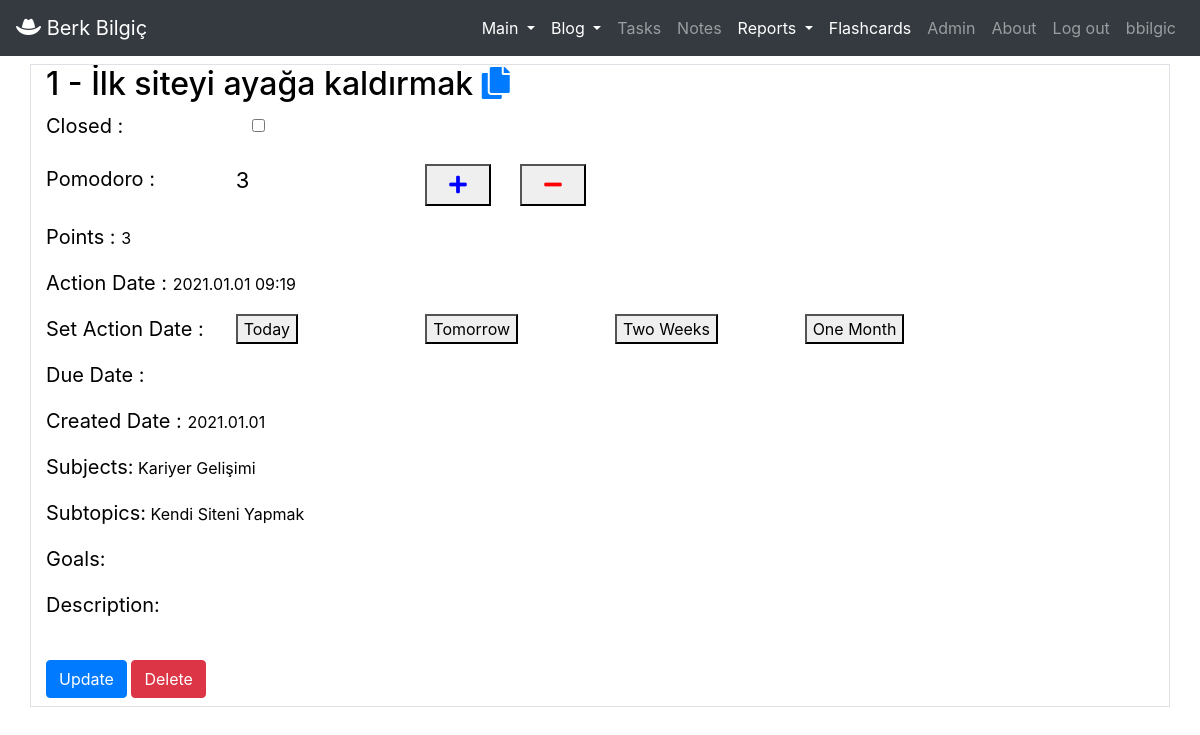
Screenshot of /core/task/1/detail/ (signed in) with the database file from the repository.
### core/models.py (models this page shows, shortened)
class Task(models.Model):
    ACTIVE = 'A'
    DELETED = 'D'
    Status = (
        (ACTIVE, 'Active'),
        (DELETED, 'Deleted'),
    )
    title = models.CharField(max_length=128)
    description = RichTextUploadingField(null=True, blank=True)
    subject = models.ManyToManyField(Subject, related_name='subject_task', blank=True)
    subtopic = models.ManyToManyField(Subtopic, related_name='subtopic_task', blank=True)
    goal = models.ManyToManyField(Goal, related_name='goal_task', blank=True)
    label = models.ManyToManyField(Label, related_name='task_label', blank=True)
    created_date = models.DateTimeField(default=timezone.now)
    action_date = models.DateTimeField(blank=True, null=True)
    due_date = models.DateTimeField(blank=True, null=True)
    closed=models.BooleanField(default=False)
    note=models.ManyToManyField('core.Note', related_name='task_note', blank=True)
    points=models.IntegerField(null=True,blank=True)
    pomodoro_count=models.IntegerField(default=0,null=True,blank=True)
    status = models.CharField(max_length=1, choices=Status, default=ACTIVE)
    def description_tag(self):
        return mark_safe(self.description)
    description_tag.short_description = 'Description'
    description_tag.allow_tags = True

class Subject(models.Model):
    ACTIVE = 'A'
    DELETED = 'D'
    Status = (
        (ACTIVE, 'Active'),
        (DELETED, 'Deleted'),
    )
    name = models.CharField(max_length=128)
    description = RichTextUploadingField(null=True, blank=True)
    label = models.ManyToManyField(Label, related_name='subject_label', blank=True)
    status = models.CharField(max_length=1, choices=Status, default=ACTIVE)
    def __str__(self):
        return self.name

class Subtopic(models.Model):
    ACTIVE = 'A'
    DELETED = 'D'
    Status = (
        (ACTIVE, 'Active'),
        (DELETED, 'Deleted'),
    )
    name = models.CharField(max_length=128)
    description = RichTextUploadingField(null=True, blank=True)
    subject = models.ForeignKey(Subject, on_delete=models.DO_NOTHING, blank=True, null=True)
    label = models.ManyToManyField(Label, related_name='subtopic_label', blank=True)
    status = models.CharField(max_length=1, choices=Status, default=ACTIVE)
    def __str__(self):
        return self.name

### core/views.py (the view)
# urls.py: path('task/<int:pk>/detail/',TaskDetailView.as_view(), name='task_detail'),
class TaskDetailView(LoginRequiredMixin, DetailView):
    template_name = "core/task_detail.html"
    model = Task

### core/templates/core/task_detail.html (shortened to what this page needs)
{% extends "base.html" %}
{% load i18n %}
{% load url_replace %}
{% load crispy_forms_tags %}
{% block content %}
    <div class="container border border-lg mt-2 mb-2" style="display:block;overflow:auto">
        <h2>  {{ task.id }} -    {{ task.title }}  <a href={% url 'core:task_copy' task.id %}><i class="fas fa-copy"></i></a>
        </h2>
        <div class="row mt-1 ">
            <div class="col-sm-2"><span style="color: black;font-size: 20px;">  Closed : </span></div>
            <div class="col-sm-1 ">
                <form action="{% url 'core:task_closed' task.id %}" method="post" class="closed-button btn-lg" >
                    <input id="closed-{{ task.id }}" class="selection-box" type="checkbox"
                           name="{% url 'core:task_closed' task.id %}"  {% if task.closed %}
                           checked{% else %} {% endif %} value="{{ task.closed }}">
                </form>
            </div>
        </div>
        <div class="row mt-1 ">
            <div class="col-sm-2"><span style="color: black;font-size: 20px;">  Pomodoro : </span></div>
            <div class="col-sm-2 " style="color: black;font-size: 22px;">
                <div class="pomodoro-count{{ task.id }}"> {{ task.pomodoro_count }} </div>
            </div>
            <div class="col-sm-1 ">
                <form action="{% url 'core:pomodoro_add' task.id %}" method="post" class="add-pomodoro-form"
                      id="add-{{ task.id }}">
                    <button type="submit" class="add-pomodoro-form{{ task.id }}"><i
                            class="fas fa-plus btn-lg" style="color: blue"></i></button>
                </form>
            </div>
            <div class="col-sm-1 ">
                <form action="{% url 'core:pomodoro_remove' task.id %}" method="post"
                      class="remove-pomodoro-form" id="remove-{{ task.id }}">
                    <button type="submit" class="remove-pomodoro-form{{ task.id }}"><i
                            class="fas fa-minus btn-lg"
                            style="color: red"></i></button>
                </form>
            </div>
        </div>
        <p><span style="color: black;font-size: 20px;"> Points :    </span> {{ task.points }}  </p>
        <p><span
                style="color: black;font-size: 20px;"> Action Date :    </span>
            <span id="set-date-{{ task.id }}"> {{ task.action_date|date:'Y.m.d h:i' }}  </span>
        </p>
        <div class="row mt-1 ">
            <div class="col-sm-2"><span style="color: black;font-size: 20px;">  Set Action Date : </span>
            </div>
            <div class="col-sm-2">
                <form action="{% url 'core:task_date' task.id %}" method="post" class="task-date-form"
                      id="today-{{ task.id }}">
                    <button type="submit" class="date-today-form{{ task.id }}" value="today">Today</button>
                </form>
            </div>
            <div class="col-sm-2">
                <form action="{% url 'core:task_date' task.id %}" method="post" class="task-date-form"
                      id="tomorrow-{{ task.id }}">
                    <button type="submit" class="date-tomorrow-form{{ task.id }}" value="tomorrow">
                        Tomorrow
                    </button>
                </form>
            </div>
            <div class="col-sm-2">
                <form action="{% url 'core:task_date' task.id %}" method="post" class="task-date-form"
                      id="two_weeks-{{ task.id }}">
                    <button type="submit" class="date-two-weeks-form{{ task.id }}" value="two_weeks">Two
                        Weeks
                    </button>
                </form>
            </div>
            <div class="col-sm-2">
                <form action="{% url 'core:task_date' task.id %}" method="post" class="task-date-form"
                      id="one_month-{{ task.id }}">
                    <button type="submit" class="date-one-month-form{{ task.id }}" value="one_month">One
                        Month
                    </button>
                </form>
            </div>
        </div>
        <p><span
                style="color: black;font-size: 20px;"> Due Date :    </span> {{ task.due_date|date:'Y.m.d' }}
        </p>
        <p><span
                style="color: black;font-size: 20px;"> Created Date :    </span> {{ task.created_date|date:'Y.m.d' }}
        </p>
        <p><span style="color: black;font-size: 20px"> Subjects:</span>
            {% for subject in task.subject.all %}{{ subject }}{% endfor %}</p>
        <p><span style="color: black;font-size: 20px">  Subtopics:</span>
            {% for subtopic in task.subtopic.all %}{{ subtopic }}{% endfor %}</p>
        <p><span style="color: black;font-size: 20px">  Goals:</span>
            </p>
        <p><span style="color: black;font-size: 20px">  Description:</span></p>
        <a href="{% url 'core:task_update' task.pk %}" class="btn btn-primary mt-4 mb-2">Update</a>
        <a href="{% url 'core:task_delete' task.pk %}" class="btn btn-danger mt-4 mb-2">Delete</a>
    </div>
{% endblock %}

### templates/nav.html (shortened to what this page needs)
<nav class="navbar navbar-expand-lg  navbar-dark bg-dark">
    <a class="navbar-brand" href="{% url 'home' %}"><i class="fa fa-hat-cowboy"></i> Berk Bilgiç</a>
    <div class="collapse navbar-collapse" id="navbarSupportedContent">
        <ul class="navbar-nav  ml-auto">
            {% if user.is_authenticated %}
                <li class="nav-item dropdown">
                    <a class="nav-link dropdown-toggle text-white" href="#" id="navbarDropdown"
                       role="button" data-toggle="dropdown" aria-haspopup="true"
                       aria-expanded="false">
                        Main
                    </a>
                </li>
                <li class="nav-item dropdown">
                    <a class="nav-link dropdown-toggle text-white" href="#" id="navbarDropdown"
                       role="button" data-toggle="dropdown" aria-haspopup="true"
                       aria-expanded="false">
                        Blog
                    </a>
                </li>
                <li class="nav-item"><a class="nav-link "
                                        href="{% url 'core:task_list' %}">Tasks</a></li>
                <li class="nav-item"><a class="nav-link "
                                        href="{% url 'core:note_list' %}">Notes</a></li>
                <li class="nav-item dropdown">
                    <a class="nav-link dropdown-toggle text-white" href="#" id="navbarDropdown"
                       role="button" data-toggle="dropdown" aria-haspopup="true"
                       aria-expanded="false">
                        Reports
                    </a>
                </li>
                                  <li class="nav-item"><a class="nav-link text-white "
                                        href="{% url 'language:flashcards' %}">Flashcards</a></li>
                <li class="nav-item"><a class="nav-link "
                                        href="{% url 'admin:index' %}">Admin</a></li>
                <li class="nav-item"><a class="nav-link "
                                        href="{% url 'about' %}">About</a></li>
                <li class="nav-item"><a class="nav-link"
                                        href="{% url 'logout' %}">Log out</a></li>
                <li class="nav-item"><a class="nav-link  "
                                        href="#">{{ user.username }}</a></li>
            {% endif %}
        </ul>
    </div>
</nav>

### static/css/master.css (style rules this page uses)
body { background-color: white; color: black; }

### rows the page displays
Task: id "1", title "İlk siteyi ayağa kaldırmak", pomodoro_count "3", points "3", action_date "2021.01.01 09:19", created_date "2021.01.01"
Subject: name "Kariyer Gelişimi"
Subtopic: name "Kendi Siteni Yapmak"

### other values shown
{{ user.username }} "bbilgic"
